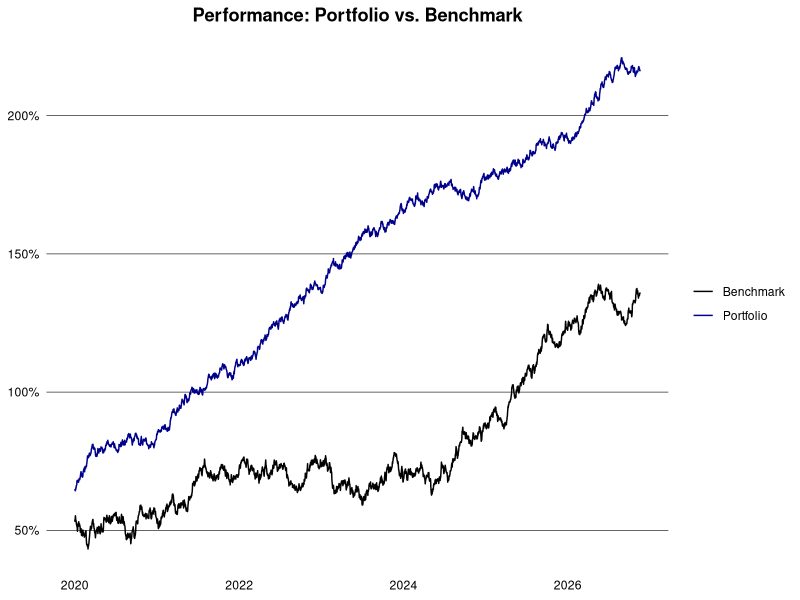
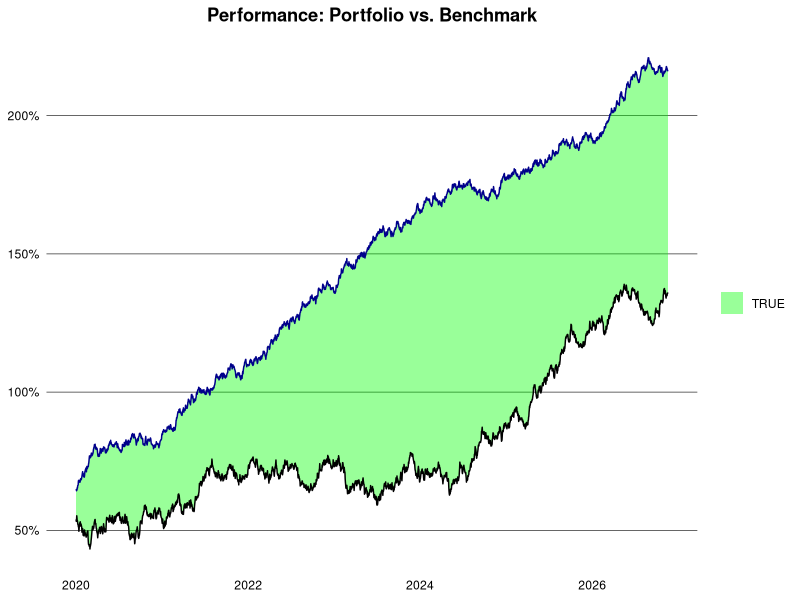

Write the R code that produced these figures, in order.
## ---- chunk 1
library(data.table)

set.seed(1234L)

generate_prices <- function(ticker, start_date, end_date) {
  dates <- seq.Date(as.Date(start_date), as.Date(end_date), by = "days")
  n <- length(dates)
  prices <- cumprod(1 + rnorm(n, mean = 0.0005, sd = 0.01)) * 100
  data.table(
    ticker = ticker,
    date = dates,
    price = prices
  )
}

generate_benchmark <- function(start_date, end_date) {
  dates <- seq.Date(as.Date(start_date), as.Date(end_date), by = "days")
  n <- length(dates)
  prices <- cumprod(1 + rnorm(n, mean = 0.0003, sd = 0.008)) * 3000  # Base price around 3000
  data.table(
    ticker = "SP500",
    date = dates,
    price = prices
  )
}

ticker <- c("AAPL", "GOOGL", "MSFT", "AMZN")
start_date <- "2015-01-01"
end_date <- Sys.Date()

dt <- lapply(ticker, generate_prices, start_date, end_date) |> rbindlist()
weights <- data.table(
  ticker = ticker,
  weight = c(0.4, 0.3, 0.2, 0.1),
  country = c("USA", "USA", "USA", "USA")
)
dt <- dt[weights, on = "ticker"]
head(dt)
## ---- chunk 2
dt <- dt |>
  setorder(ticker, date) |>
  _[, price := log(price)] |>
  _[, ret := price - shift(price), by = ticker] |>
  _[, wret := ret * weight] |>
  na.omit("ret")
head(dt)
## ---- chunk 3
dt[, let(week = week(date), month = month(date), year = year(date))]
ret_week <- dt[, .(ret = sum(ret)), by = .(ticker, year, week)]
ret_month <- dt[, .(ret = sum(ret)), by = .(ticker, year, month)]
ret_year <- dt[, .(ret = sum(ret)), by = .(ticker, year)]
head(ret_year)
## ---- chunk 4
port_ret_week <- dt[, .(ret = sum(wret)), by = .(year, week)]
port_ret_month <- dt[, .(ret = sum(wret)), by = .(year, month)]
port_ret_year <- dt[, .(ret = sum(wret)), by = year]
head(port_ret_year)
## ---- chunk 5
bmr <- generate_benchmark(start_date, end_date) |>
  setorder(date) |>
  _[, price := log(price)] |>
  _[, ret := price - shift(price)] |>
  na.omit("ret")

port <- dt |>
  _[, .(ret = sum(wret), ticker = "Portfolio"), by = date] |>
  rbind(bmr[, .(ticker, date, ret)]) |>
  setorder(ticker, date) |>
  _[, cum_ret := cumsum(ret), by = ticker] |>
  _[, ticker := fifelse(ticker == "Portfolio", ticker, "Benchmark")][]
## ---- chunk 6
#| dpi = 300
library(ggplot2)

port |>
  _[between(date, "2020-01-01", max(date))] |>
  ggplot(aes(x = date, y = cum_ret, color = ticker)) +
  geom_line() +
  theme_minimal() +
  theme(
    plot.title = element_text(face = "bold", hjust = 0.5),
    panel.grid.major.y = element_line(color = "black", linewidth = 0.2),
    panel.grid.major.x = element_blank(),
    panel.grid.minor = element_blank(),
    axis.text = element_text(color = "black"),
    axis.title = element_blank(),
    legend.title = element_blank()
  ) +
  scale_color_manual(values = c("Portfolio" = "darkblue", "Benchmark" = "black")) +
  scale_y_continuous(labels = scales::percent_format(accuracy = 2L)) +
  labs(title = "Performance: Portfolio vs. Benchmark")
## ---- chunk 7
#| dpi = 300
perf <- port |>
  dcast(date ~ ticker, value.var = "cum_ret") |>
  setnames(tolower) |>
  _[, diff := portfolio - benchmark][]

perf |>
  _[between(date, "2020-01-01", max(date))] |>
  ggplot(aes(x = date)) +
  geom_ribbon(aes(
      ymin = pmin(portfolio, benchmark),
      ymax = pmax(portfolio, benchmark),
      fill = diff > 0
    ), alpha = 0.4
  ) +
  geom_line(aes(y = portfolio), color = "darkblue") +
  geom_line(aes(y = benchmark), color = "black") +
  scale_fill_manual(values = c("TRUE" = "green", "FALSE" = "red")) +
  scale_y_continuous(labels = scales::percent_format(accuracy = 2L)) +
  labs(title = "Performance: Portfolio vs. Benchmark") +
  theme_minimal() +
  theme(
    plot.title = element_text(face = "bold", hjust = 0.5),
    panel.grid.major.y = element_line(color = "black", linewidth = 0.2),
    panel.grid.major.x = element_blank(),
    panel.grid.minor = element_blank(),
    axis.text = element_text(color = "black"),
    axis.title = element_blank(),
    legend.title = element_blank()
  )
## ---- chunk 8

## ---- chunk 9
vola <- dt[, .(daily_vola = sd(ret)), by = .(ticker, year)] |>
  _[, let(
    weekly_vola = daily_vola * sqrt(5L),
    monthly_vola = daily_vola * sqrt(21L),
    yearly_vola = daily_vola * sqrt(252L)
  )]
head(vola)
